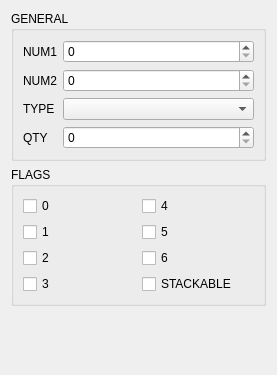
<?xml version="1.0" encoding="UTF-8"?>
<ui version="4.0">
 <class>ConsumeTabForm</class>
 <widget class="QWidget" name="ConsumeTabForm">
  <property name="geometry">
   <rect>
    <x>0</x>
    <y>0</y>
    <width>277</width>
    <height>375</height>
   </rect>
  </property>
  <property name="windowTitle">
   <string notr="true">Form</string>
  </property>
  <layout class="QVBoxLayout" name="verticalLayout">
   <item>
    <widget class="QGroupBox" name="groupBox_4">
     <property name="title">
      <string>GENERAL</string>
     </property>
     <layout class="QVBoxLayout" name="verticalLayout_2">
      <item>
       <layout class="QFormLayout" name="formLayout">
        <item row="0" column="0">
         <widget class="QLabel" name="num1Label">
          <property name="text">
           <string>NUM1</string>
          </property>
         </widget>
        </item>
        <item row="0" column="1">
         <widget class="QSpinBox" name="num1SB">
          <property name="maximum">
           <number>65535</number>
          </property>
         </widget>
        </item>
        <item row="1" column="0">
         <widget class="QLabel" name="num2Label">
          <property name="text">
           <string>NUM2</string>
          </property>
         </widget>
        </item>
        <item row="1" column="1">
         <widget class="QSpinBox" name="num2SB">
          <property name="maximum">
           <number>65535</number>
          </property>
         </widget>
        </item>
        <item row="2" column="0">
         <widget class="QLabel" name="itemLabel">
          <property name="text">
           <string>TYPE</string>
          </property>
         </widget>
        </item>
        <item row="2" column="1">
         <widget class="QComboBox" name="itemCB">
          <property name="minimumSize">
           <size>
            <width>180</width>
            <height>0</height>
           </size>
          </property>
         </widget>
        </item>
        <item row="4" column="0">
         <widget class="QLabel" name="countLabel">
          <property name="text">
           <string>QTY</string>
          </property>
         </widget>
        </item>
        <item row="4" column="1">
         <widget class="QSpinBox" name="countSB">
          <property name="minimum">
           <number>0</number>
          </property>
         </widget>
        </item>
       </layout>
      </item>
     </layout>
    </widget>
   </item>
   <item>
    <widget class="QGroupBox" name="groupBox">
     <property name="title">
      <string>FLAGS</string>
     </property>
     <layout class="QGridLayout" name="gridLayout">
      <item row="2" column="0">
       <widget class="QCheckBox" name="flag2CB">
        <property name="text">
         <string notr="true">2</string>
        </property>
       </widget>
      </item>
      <item row="0" column="0">
       <widget class="QCheckBox" name="flag0CB">
        <property name="text">
         <string notr="true">0</string>
        </property>
       </widget>
      </item>
      <item row="3" column="0">
       <widget class="QCheckBox" name="flag3CB">
        <property name="text">
         <string notr="true">3</string>
        </property>
       </widget>
      </item>
      <item row="1" column="0">
       <widget class="QCheckBox" name="flag1CB">
        <property name="text">
         <string notr="true">1</string>
        </property>
       </widget>
      </item>
      <item row="0" column="1">
       <widget class="QCheckBox" name="flag4CB">
        <property name="text">
         <string notr="true">4</string>
        </property>
       </widget>
      </item>
      <item row="1" column="1">
       <widget class="QCheckBox" name="flag5CB">
        <property name="text">
         <string notr="true">5</string>
        </property>
       </widget>
      </item>
      <item row="2" column="1">
       <widget class="QCheckBox" name="flag6CB">
        <property name="text">
         <string notr="true">6</string>
        </property>
       </widget>
      </item>
      <item row="3" column="1">
       <widget class="QCheckBox" name="flag7CB">
        <property name="text">
         <string>STACKABLE</string>
        </property>
       </widget>
      </item>
     </layout>
    </widget>
   </item>
   <item>
    <spacer name="verticalSpacer">
     <property name="orientation">
      <enum>Qt::Vertical</enum>
     </property>
     <property name="sizeHint" stdset="0">
      <size>
       <width>20</width>
       <height>40</height>
      </size>
     </property>
    </spacer>
   </item>
  </layout>
 </widget>
 <resources/>
 <connections/>
</ui>
